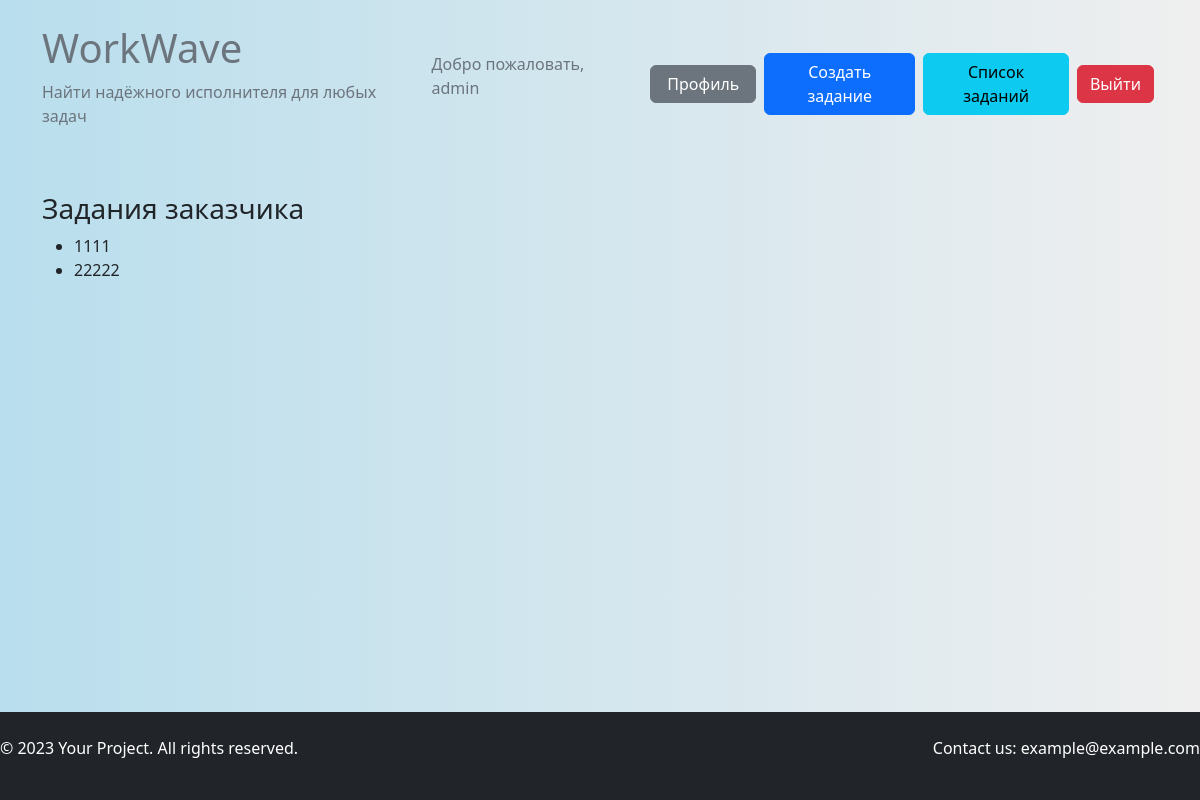
Page /customer_tasks/ (signed in) on the earlier database version.
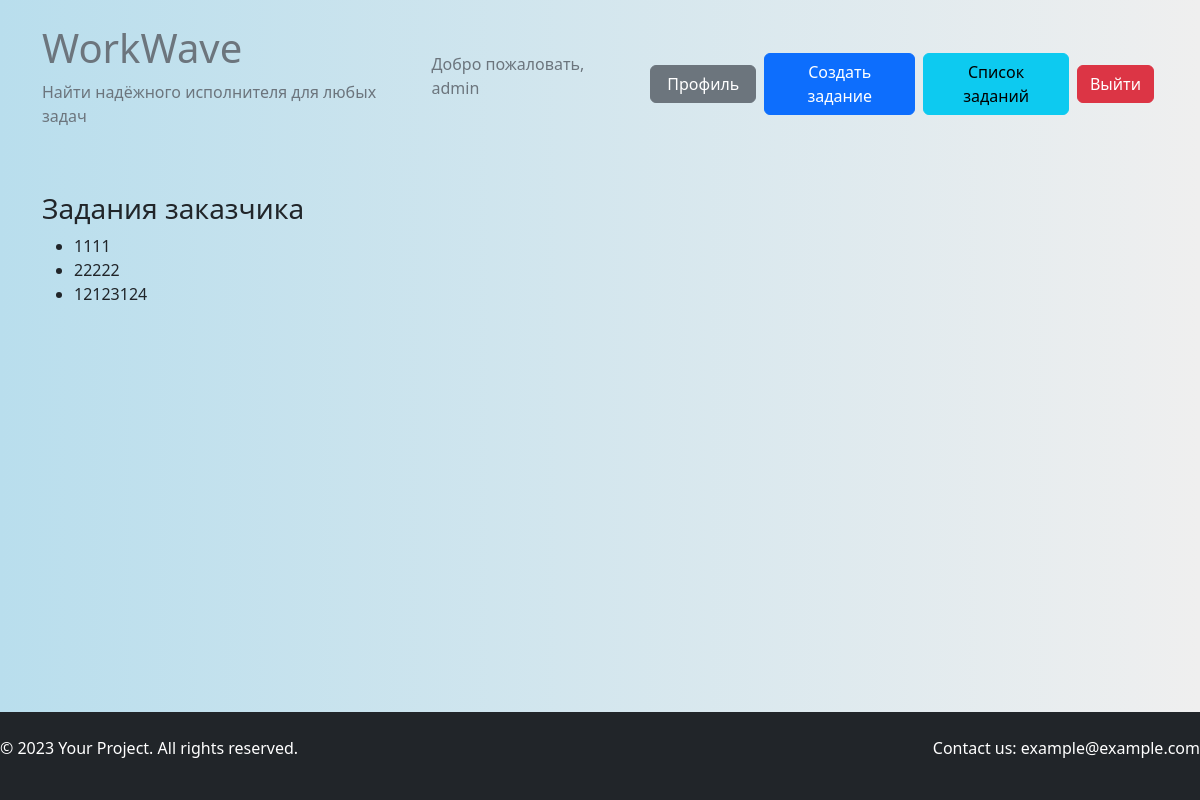
Same page on the later database version.
### tasks/models.py (models this page shows, shortened)
class Task(models.Model):
    title = models.CharField(max_length=200)
    image_task = models.ImageField(upload_to='media/image_task/', null=True, blank=True)
    description = models.TextField()
    customer = models.ForeignKey(CustomUser, on_delete=models.CASCADE, related_name='customer_tasks')
    executor = models.ForeignKey(CustomUser, on_delete=models.SET_NULL, null=True, blank=True, related_name='executor_tasks')
    created_at = models.DateTimeField(auto_now_add=True)
    due_date = models.DateTimeField()
    is_completed = models.BooleanField(default=False)

### tasks/views.py (the view)
# urls.py: path('customer_tasks/', view_tasks.customer_tasks, name='customer_tasks'),
def customer_tasks(request):
    customer_tasks = Task.objects.filter(customer=request.user)
    return render(request, 'tasks/customer_tasks.html', {'customer_tasks': customer_tasks})

### templates/tasks/customer_tasks.html
{% extends 'base.html' %}
{% block content %}
<h3>Задания заказчика</h3>
<ul>
    {% for task in customer_tasks %}
        <li>{{ task.title }}</li>
    {% endfor %}
</ul>
{% endblock %}

Differences in the rows shown:
added Task: title "12123124"
